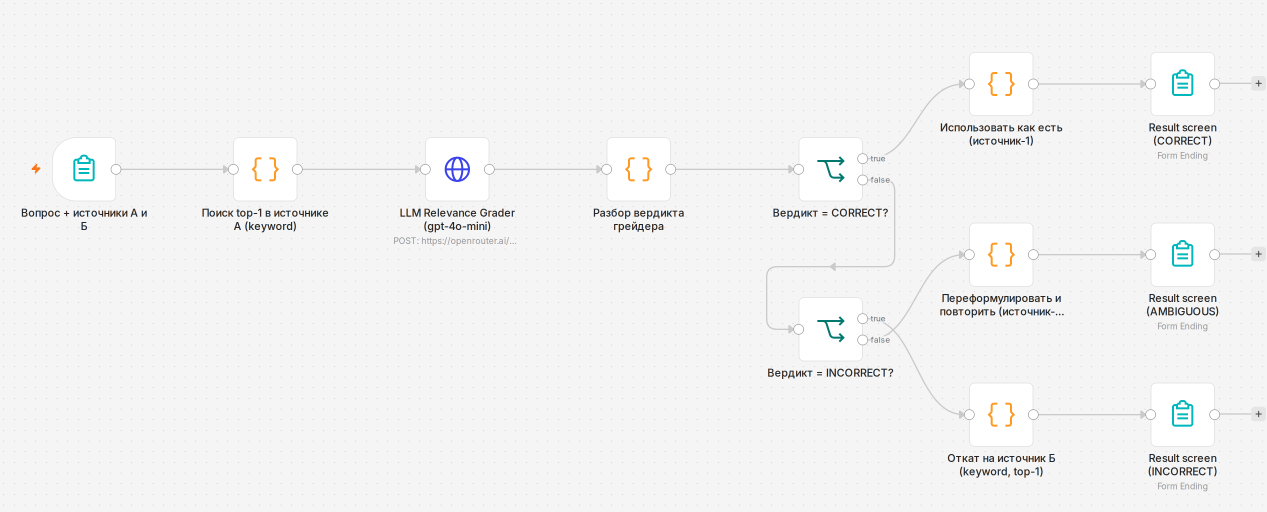
#> input picture library/seminars/sem-11/stend/n8n-screenshots-raw/case5-canvas.png, 3800 x 1536 px (shown at 1/3 size)
$ python compose_case5_real_screens.py
#> lines starting #> are read from the running program, lines starting #| are printed output that depends on the picture
#!/usr/bin/env python3
"""Кейс 5 (CRAG) Семинара 11 — сборка фигур слайда из НАСТОЯЩИХ скриншотов живого n8n,
не из программной схемы (та же правка, что `sem-10/rendered/compose_case4_real_screens.py`
сделал для своего кейса, и тот же приём, предписанный заданием этой сессии).

Источник — `stend/n8n-screenshots-raw/` (`stend/n8n_shots_case5.py`, снято на живом
`n8n.lessons.tellian.io`, workflow `GQESX1lq9wlQPxpL`, webhook `s11-case5-crag`).

Инструмент — Pillow (`which convert` в этой среде пусто, как и в предыдущих кейсах) —
кроп и только кроп, без перерисовки единого пикселя исходного скриншота.

Выход — ТРИ файла в `rendered/figures/`:

  - `case5-n8n-canvas-real.png` — холст целиком (путь: Вопрос+источники А/Б → Поиск
    top-1 (keyword) → LLM Relevance Grader (gpt-4o-mini) → Разбор вердикта → два IF-узла
    → три конечных узла). Обрезан справа до x=3660 из 3800 — убраны висящие коннекторы
    «+» после трёх узлов `Result screen` (тот же служебный значок, что уже убирался у
    холста Кейса 4 Семинара 10), путь узлов кадр не задевает.

  - `case5-n8n-grader-panel-real.png` — нижняя часть панели параметров узла
    `LLM Relevance Grader (gpt-4o-mini)`: `Body Content Type: JSON` → `Specify Body:
    Using JSON` → JSON-тело, где видно `model: 'openai/gpt-4o-mini'`, `temperature: 0`
    и начало системного промпта грейдера (С5 — модель и её настройки названы прямо на
    кадре). Верхняя часть панели (Method/URL/Authentication/Credential Type/OpenRouter
    account) не взята — тот же тип узла, тот же credential, что уже показан текстом на
    панелях предыдущих занятий; повторный разбор добавил бы не новое, а то же самое.

  - `case5-n8n-if-correct-panel-real.png` — панель условия IF-узла `Вердикт = CORRECT?`:
    `{{ $json.grader_verdict }}` is equal to `CORRECT` — настоящее условие ветки, не
    пересказ. Обрезан низ (`Options`/`No properties`/`Add option`) — пустой хвост формы.

Запуск: `python3 compose_case5_real_screens.py` (из `rendered/`).
"""
from pathlib import Path
from PIL import Image

HERE = Path(__file__).resolve().parent
RAW = HERE.parent / "stend" / "n8n-screenshots-raw"
OUT = HERE / "figures"
OUT.mkdir(exist_ok=True)


def canvas():
    src = RAW / "case5-canvas.png"
    im = Image.open(src).convert("RGB")
#> im is the input picture: PIL image 3800x1536 RGB; mean R, G, B 242.9, 243.1, 243
    before = im.size
#> before = (3800, 1536)
    cropped = im.crop((0, 0, 3660, im.height))
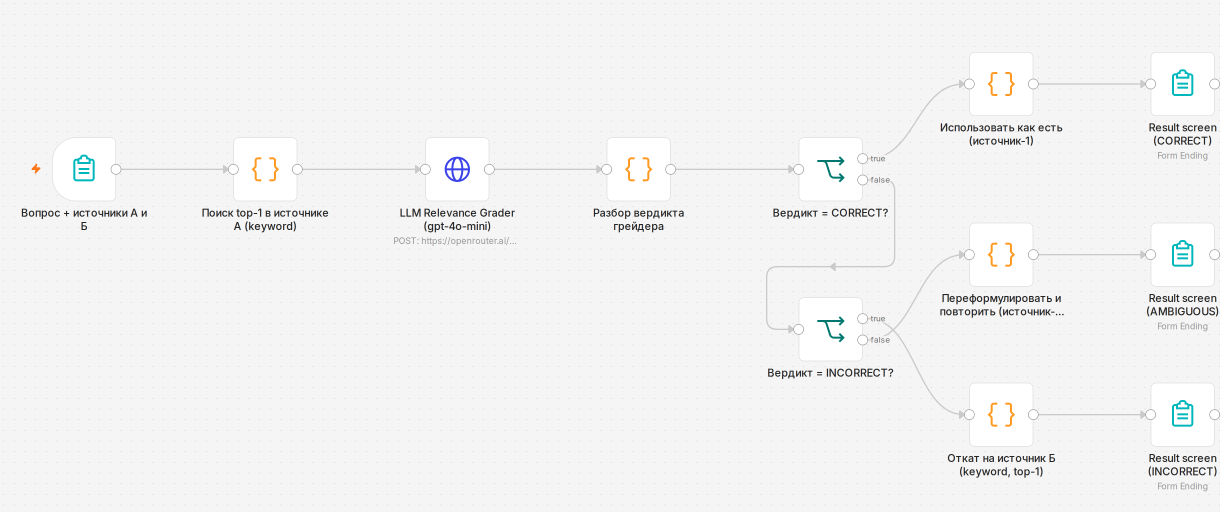
#> cropped: PIL image 3660x1536 RGB (shown at 1/3 size); mean R, G, B 242.8, 243, 243
    cropped.save(OUT / "case5-n8n-canvas-real.png")
    print("  case5-canvas.png", before, "-> case5-n8n-canvas-real.png", cropped.size)
#|   case5-canvas.png (3800, 1536) -> case5-n8n-canvas-real.png (3660, 1536)


def grader_panel():
    src = RAW / "case5-grader-panel.png"
    im = Image.open(src).convert("RGB")
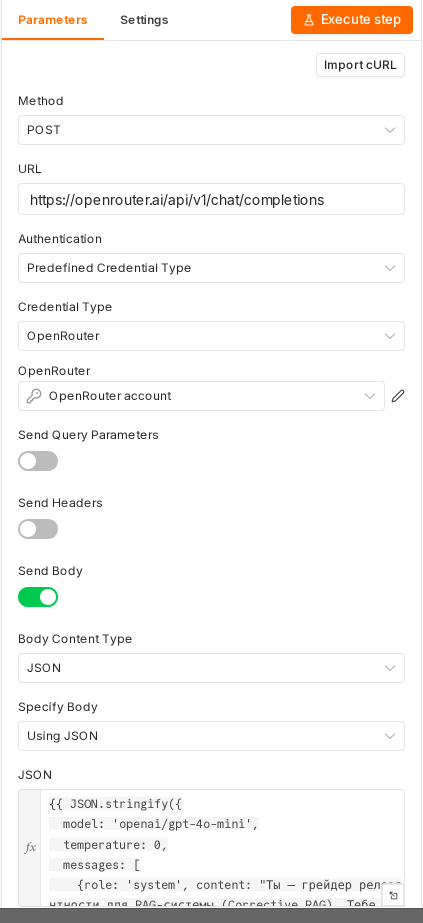
#> input picture library/seminars/sem-11/stend/n8n-screenshots-raw/case5-grader-panel.png, 846 x 1846 px (shown at 1/2 size)
#> im is the input picture: PIL image 846x1846 RGB; mean R, G, B 247.4, 246.3, 245.2
    before = im.size
#> before = (846, 1846)
    cropped = im.crop((0, 1280, 846, 1846))
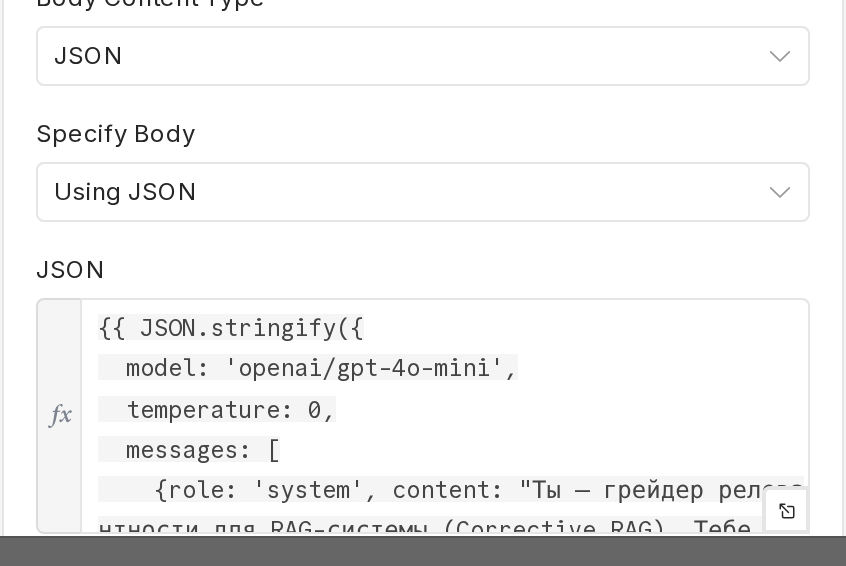
#> cropped: PIL image 846x566 RGB; mean R, G, B 240.5, 240.5, 240.5
    cropped.save(OUT / "case5-n8n-grader-panel-real.png")
    print("  case5-grader-panel.png", before,
          "-> case5-n8n-grader-panel-real.png", cropped.size)
#|   case5-grader-panel.png (846, 1846) -> case5-n8n-grader-panel-real.png (846, 566)


def if_correct_panel():
    src = RAW / "case5-if-correct-panel.png"
    im = Image.open(src).convert("RGB")
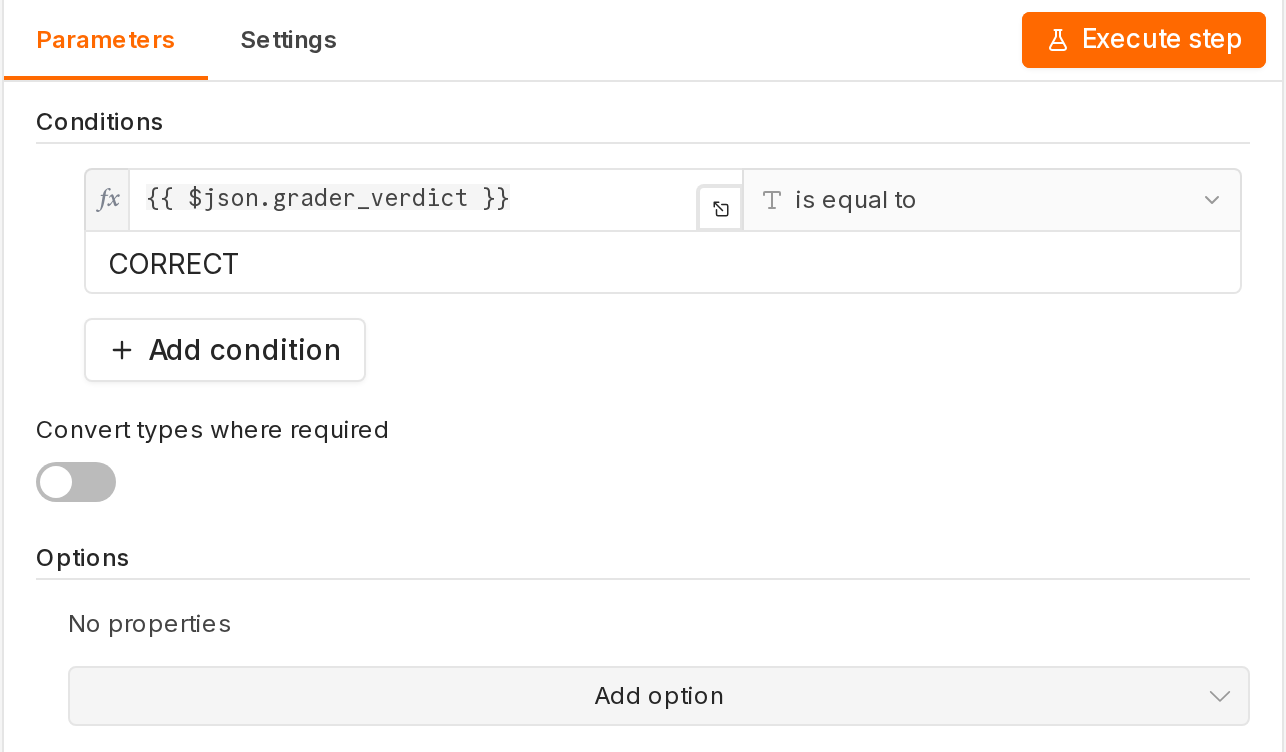
#> input picture library/seminars/sem-11/stend/n8n-screenshots-raw/case5-if-correct-panel.png, 1286 x 752 px
#> im is the input picture: PIL image 1286x752 RGB; mean R, G, B 251.2, 249, 247.5
    before = im.size
#> before = (1286, 752)
    cropped = im.crop((0, 0, 1286, 420))
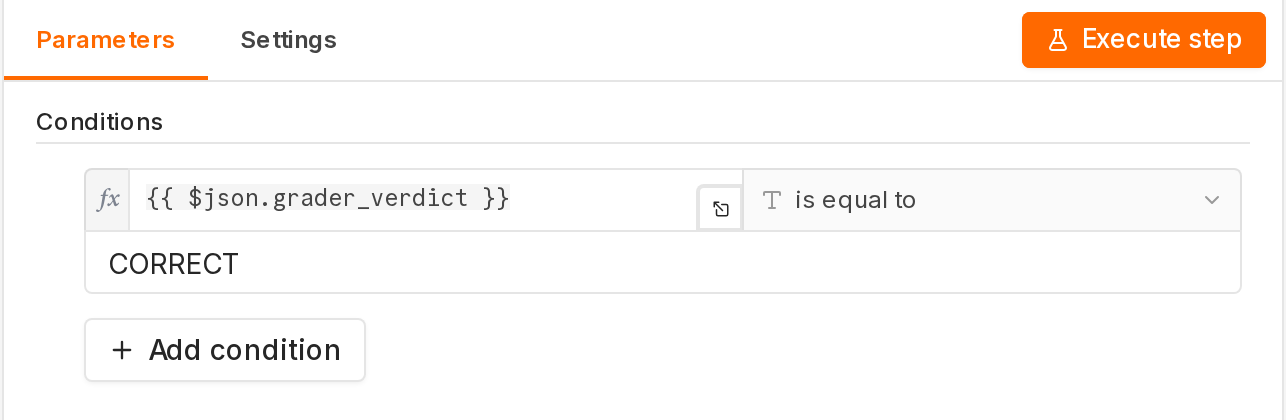
#> cropped: PIL image 1286x420 RGB; mean R, G, B 251.5, 247.6, 244.8
    cropped.save(OUT / "case5-n8n-if-correct-panel-real.png")
    print("  case5-if-correct-panel.png", before,
          "-> case5-n8n-if-correct-panel-real.png", cropped.size)
#|   case5-if-correct-panel.png (1286, 752) -> case5-n8n-if-correct-panel-real.png (1286, 420)


if __name__ == "__main__":
    canvas()
    grader_panel()
    if_correct_panel()
